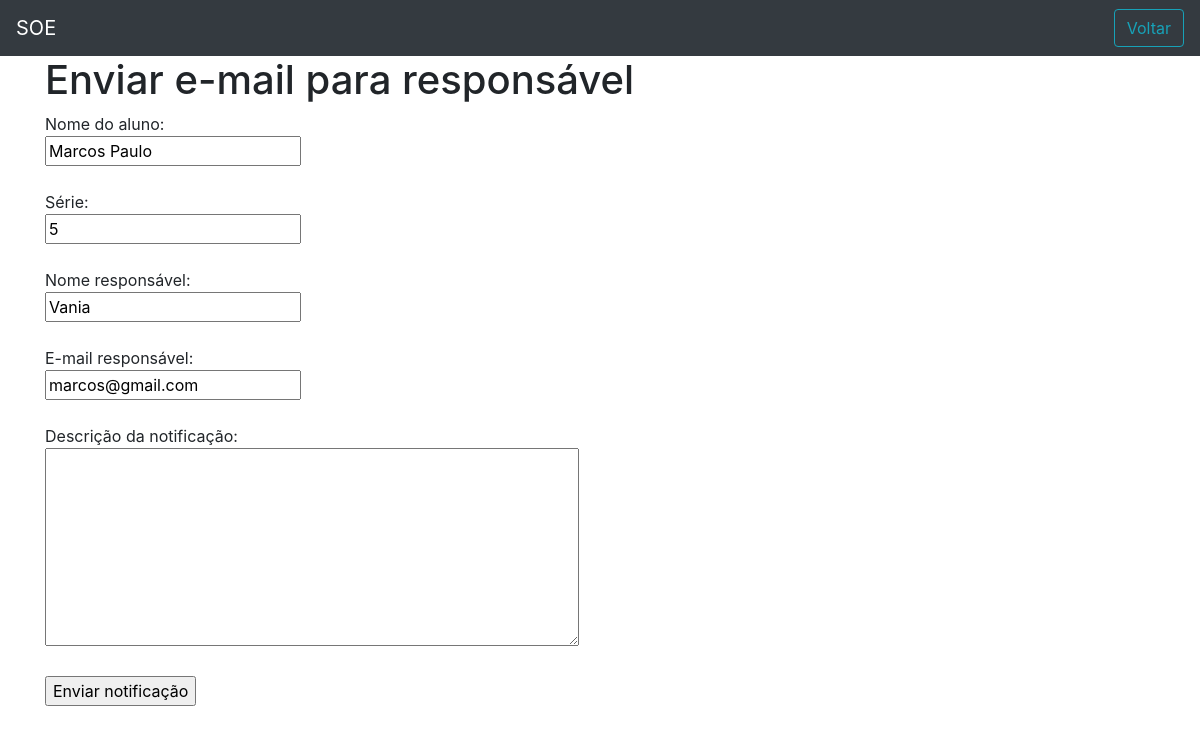
The page /notificacao.php?id=12 on the database its author committed.
### tables this page shows
CREATE TABLE `aluno` (
  `id` int(11) NOT NULL,
  `nome_aluno` varchar(255) DEFAULT NULL,
  `serie` int(11) DEFAULT NULL,
  `nome_responsavel` varchar(255) DEFAULT NULL,
  `email_responsavel` varchar(255) DEFAULT NULL,
  `id_escola` int(9) NOT NULL
);

### notificacao.php (the view, shortened to what this page needs)
<?php
require "config.php";
if (isset($_GET['id']) && empty($_GET['id']) == false) {
    $id = $_GET['id'];
    $sql = "SELECT * FROM aluno WHERE id = " . $id;
    $sql = $pdo->query($sql);
    if ($sql->rowCount() > 0) {
        $dadosAluno = $sql->fetch();
        $nomeAluno = $dadosAluno['nome_aluno'];
        $serie = $dadosAluno['serie'];
        $nomeResponsavel = $dadosAluno['nome_responsavel'];
        $emailResponsavel = $dadosAluno['email_responsavel'];
    }
}
?>
<!DOCTYPE html>
<html lang="en">
<head>
    <link rel="stylesheet" href="assets/css/bootstrap.min.css">
    <link rel="stylesheet" href="assets/css/sweet.min.css">
</head>
<body>
    <nav class="navbar navbar-dark bg-dark">
        <a href="#" class="navbar-brand">
            SOE
        </a>
        <div class="d-flex justify-content-end sair">
            <a href="pagina-restrita.php" class="btn btn-outline-info">Voltar</a>
        </div>
    </nav>
    <div class="container">
        <h1>Enviar e-mail para responsável</h1>
        <form method="POST">
            Nome do aluno: <br>
            <input type="text" value="<?php echo $nomeAluno ?>"> <br><br>
            Série: <br>
            <input type="text" value="<?php echo $serie ?>"> <br><br>
            Nome responsável: <br>
            <input type="text" value="<?php echo $nomeResponsavel ?>"> <br><br>
            E-mail responsável: <br>
            <input type="text" value="<?php echo $emailResponsavel ?>"> <br><br>
            Descrição da notificação: <br>
            <textarea name="mensagem" id="" cols="50" rows="8"></textarea> <br><br>
            <input type="submit" value="Enviar notificação" name="acao">
        </form>
    </div>
</body>
</html>

### rows shown on the page
aluno: nome_aluno "Marcos Paulo", serie "5", nome_responsavel "Vania", email_responsavel "marcos@gmail.com"
